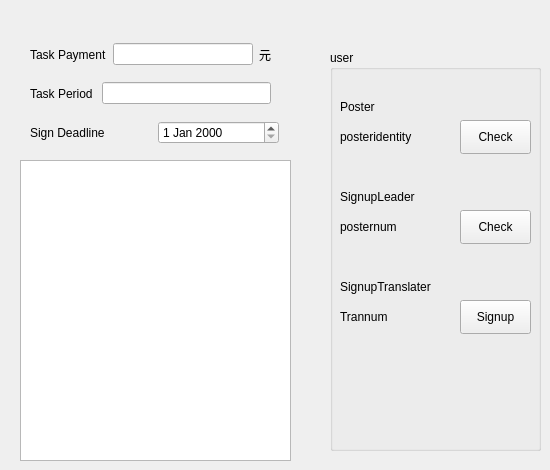
    <widget class="QWidget" name="checktranvisitorpage">
     <widget class="QGroupBox" name="groupBox_8">
      <property name="geometry">
       <rect>
        <x>330</x>
        <y>50</y>
        <width>211</width>
        <height>401</height>
       </rect>
      </property>
      <property name="title">
       <string>user</string>
      </property>
      <widget class="QLabel" name="vt_posterlabel">
       <property name="geometry">
        <rect>
         <x>10</x>
         <y>40</y>
         <width>54</width>
         <height>34</height>
        </rect>
       </property>
       <property name="text">
        <string>Poster</string>
       </property>
      </widget>
      <widget class="QLabel" name="vt_tranlabel">
       <property name="geometry">
        <rect>
         <x>10</x>
         <y>220</y>
         <width>151</width>
         <height>34</height>
        </rect>
       </property>
       <property name="text">
        <string>SignupTranslater</string>
       </property>
      </widget>
      <widget class="QLabel" name="vt_posterread">
       <property name="geometry">
        <rect>
         <x>10</x>
         <y>70</y>
         <width>101</width>
         <height>34</height>
        </rect>
       </property>
       <property name="text">
        <string>posteridentity</string>
       </property>
      </widget>
      <widget class="QPushButton" name="vt_checkposterbutton">
       <property name="geometry">
        <rect>
         <x>130</x>
         <y>70</y>
         <width>71</width>
         <height>34</height>
        </rect>
       </property>
       <property name="text">
        <string>Check</string>
       </property>
      </widget>
      <widget class="QLabel" name="vt_signuptrannum">
       <property name="geometry">
        <rect>
         <x>10</x>
         <y>250</y>
         <width>91</width>
         <height>34</height>
        </rect>
       </property>
       <property name="text">
        <string>Trannum</string>
       </property>
      </widget>
      <widget class="QPushButton" name="vt_signuptranbutton">
       <property name="geometry">
        <rect>
         <x>130</x>
         <y>250</y>
         <width>71</width>
         <height>34</height>
        </rect>
       </property>
       <property name="text">
        <string>Signup</string>
       </property>
      </widget>
      <widget class="QPushButton" name="vt_checkleader">
       <property name="geometry">
        <rect>
         <x>130</x>
         <y>160</y>
         <width>71</width>
         <height>34</height>
        </rect>
       </property>
       <property name="text">
        <string>Check</string>
       </property>
      </widget>
      <widget class="QLabel" name="vt_leaderlabel">
       <property name="geometry">
        <rect>
         <x>10</x>
         <y>130</y>
         <width>111</width>
         <height>34</height>
        </rect>
       </property>
       <property name="text">
        <string>SignupLeader</string>
       </property>
      </widget>
      <widget class="QLabel" name="vt_leaderread">
       <property name="geometry">
        <rect>
         <x>10</x>
         <y>160</y>
         <width>101</width>
         <height>34</height>
        </rect>
       </property>
       <property name="text">
        <string>posternum</string>
       </property>
      </widget>
     </widget>
     <widget class="QTextBrowser" name="vt_bookintrobrowser">
      <property name="geometry">
       <rect>
        <x>20</x>
        <y>160</y>
        <width>271</width>
        <height>301</height>
       </rect>
      </property>
     </widget>
     <widget class="QWidget" name="layoutWidget_18">
      <property name="geometry">
       <rect>
        <x>30</x>
        <y>80</y>
        <width>241</width>
        <height>27</height>
       </rect>
      </property>
      <layout class="QHBoxLayout" name="horizontalLayout_25">
       <item>
        <widget class="QLabel" name="vt_circletimelabel">
         <property name="text">
          <string>Task Period </string>
         </property>
        </widget>
       </item>
       <item>
        <widget class="QLineEdit" name="vt_circleread"/>
       </item>
      </layout>
     </widget>
     <widget class="QWidget" name="layoutWidget_8">
      <property name="geometry">
       <rect>
        <x>30</x>
        <y>40</y>
        <width>241</width>
        <height>29</height>
       </rect>
      </property>
      <layout class="QHBoxLayout" name="horizontalLayout_13">
       <item>
        <layout class="QHBoxLayout" name="horizontalLayout_26">
         <item>
          <widget class="QLabel" name="vt_taskpaymentlabel">
           <property name="text">
            <string>Task Payment</string>
           </property>
          </widget>
         </item>
         <item>
          <widget class="QLineEdit" name="vt_taskpaymentread"/>
         </item>
        </layout>
       </item>
       <item>
        <widget class="QLabel" name="label_18">
         <property name="text">
          <string>元</string>
         </property>
        </widget>
       </item>
      </layout>
     </widget>
     <widget class="QWidget" name="layoutWidget_19">
      <property name="geometry">
       <rect>
        <x>30</x>
        <y>120</y>
        <width>249</width>
        <height>26</height>
       </rect>
      </property>
      <layout class="QHBoxLayout" name="horizontalLayout_27">
       <item>
        <widget class="QLabel" name="vt_signupdeadlinelabel">
         <property name="text">
          <string>Sign Deadline</string>
         </property>
        </widget>
       </item>
       <item>
        <widget class="QDateEdit" name="vt_signupdeadlineread"/>
       </item>
      </layout>
     </widget>
    </widget>
